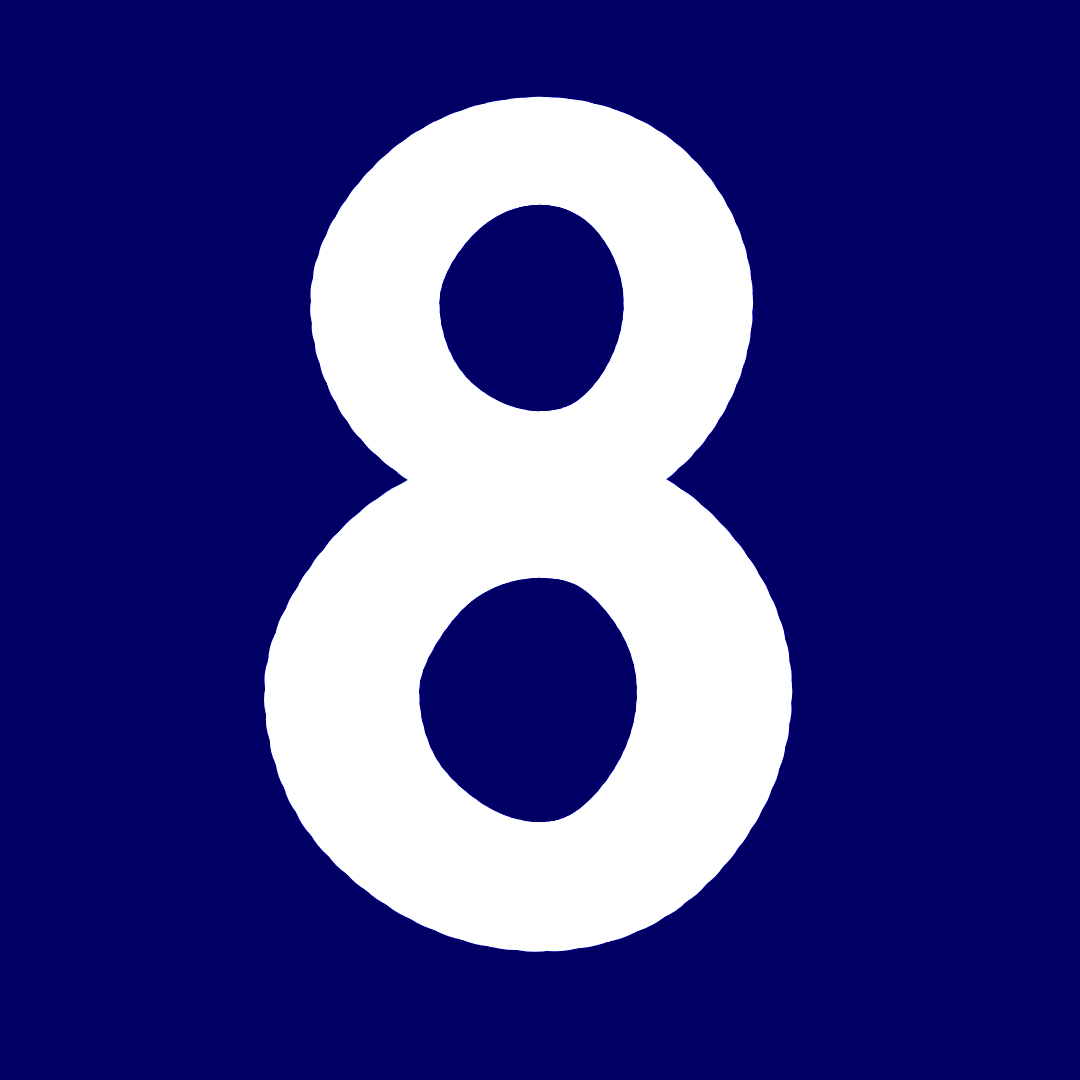
Frame 1 (no input)
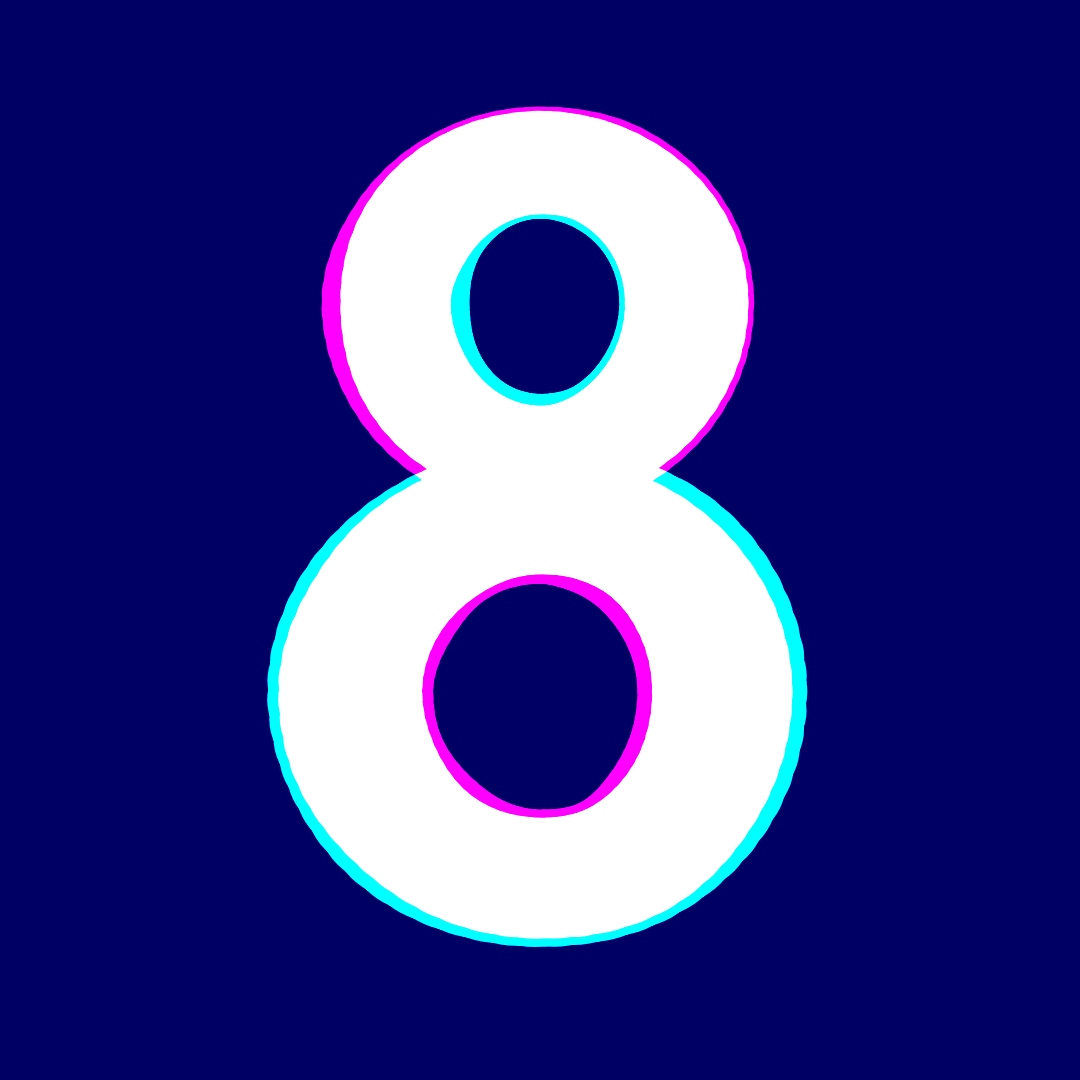
Frame 60 (no input)
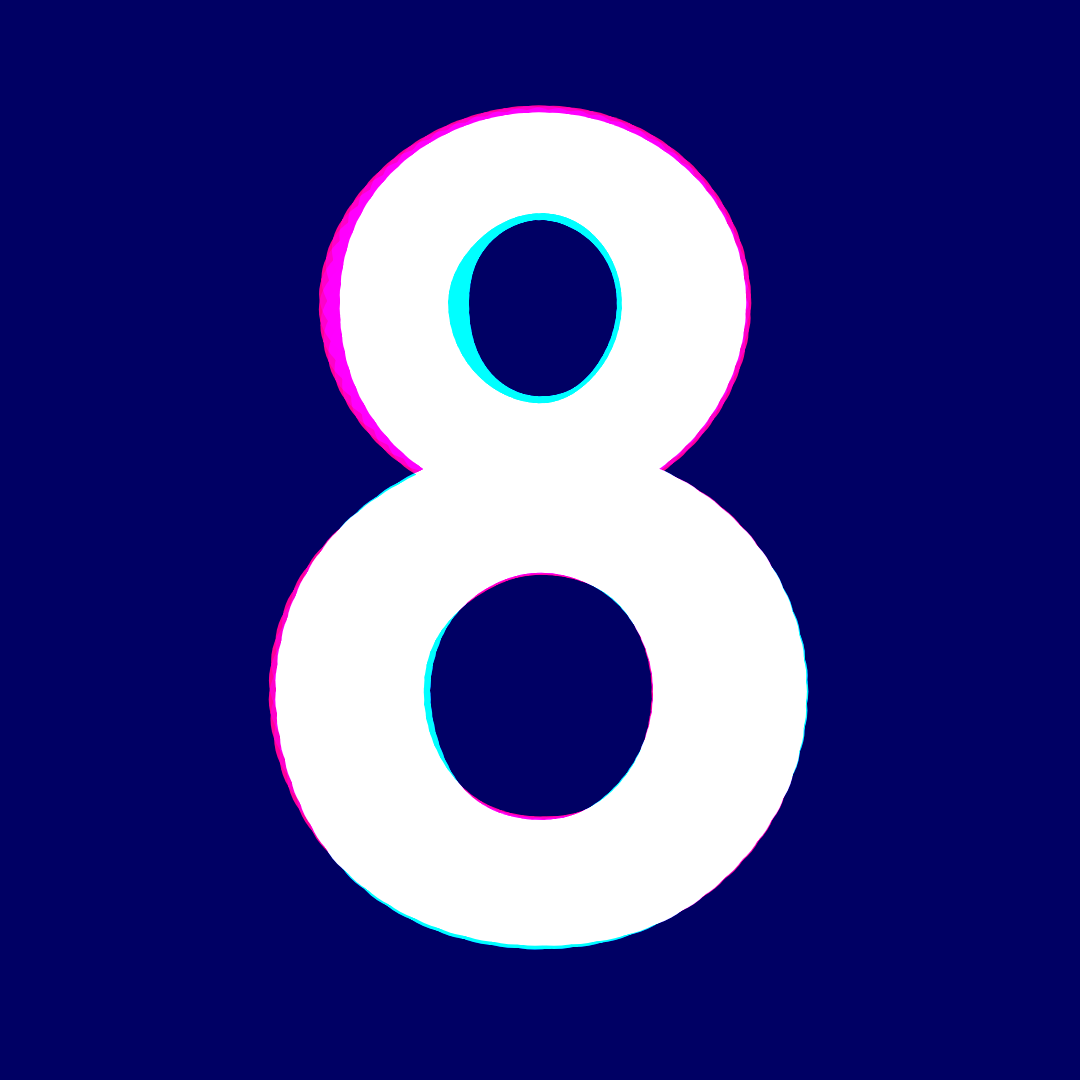
Frame 120 (the mouse pressed at the canvas centre since frame 60)

The p5.js sketch that drew these frames (run headless with seeded random() and noise() and a simulated clock; from frame 60 on, the mouse is pressed at the canvas centre):

// p5.js sketch
// ── sketch.js
// Script possible thanks to Roni Kaufman https://ronikaufman.github.io

let time1 = 0;
let time2 = 0;
const timeDecrease = .1;

function setup() {
  createCanvas(1080, 1080);
  noStroke();
}

function draw() {
  background(0, 0, 100);
  push();
  blendMode(ADD);
  drawingContext.shadowColor = 'FF0066';
  drawingContext.shadowBlur = 50;
  fill(255, 0, random(255));
  blob(width*.1, width*.5 + noise(time2*timeDecrease), height*.28 + noise(time2*timeDecrease + 2), noise(100), time2);
  blob(width*.12, width*.5 + noise(time2*timeDecrease), height*.64 + noise(time2*timeDecrease + 1), noise(200), time2*1.5);
  pop();
  time2 += 0.01;
  push();
  blendMode(ADD);
  drawingContext.shadowColor = '00FFFF';
  drawingContext.shadowBlur = 20;
  fill(0, 255, 255);
  blob(width*.1, width*.5 + noise(time1*timeDecrease), height*.28 + noise(time1*timeDecrease + 2), noise(100), time1);
  blob(width*.12, width*.5 + noise(time1*timeDecrease), height*.64 + noise(time1*timeDecrease + 1), noise(200), time1*1.5);
  pop();
  time1 += 0.2;
}

function blob(size, xCenter, yCenter, noiseVariations, time) {
  beginShape();
  for (let theta = 0; theta < 2 * PI; theta += 0.1) {
    let r1, r2;
    if (theta < PI/2) {
      r1 = cos(theta);
      r2 = 1;
    } else if (theta < PI) {
      r1 = 0;
      r2 = sin(theta);
    } else if (theta < 3 * PI/2) {
      r1 = sin(theta);
      r2 = 0;
    } else {
      r1 = 1;
      r2 = cos(theta);
    }
    let r = size + noise(noiseVariations * r1, noiseVariations * r2, time) * 0.8 * size;
    let x = xCenter + r * cos(theta);
    let y = yCenter + r * sin(theta);
    ellipse(x, y, size*1.2, size);
  }
  endShape();
}
